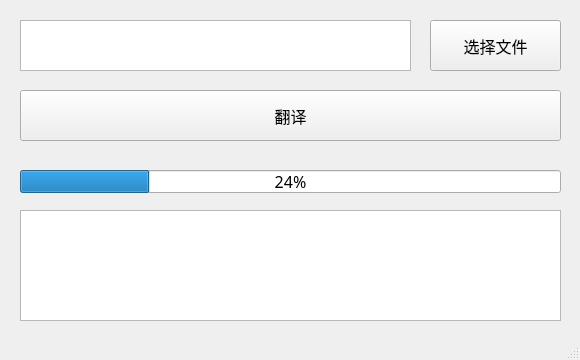
<?xml version="1.0" encoding="UTF-8"?>
<ui version="4.0">
 <class>MainWindow</class>
 <widget class="QMainWindow" name="MainWindow">
  <property name="geometry">
   <rect>
    <x>0</x>
    <y>0</y>
    <width>580</width>
    <height>360</height>
   </rect>
  </property>
  <property name="sizePolicy">
   <sizepolicy hsizetype="Fixed" vsizetype="Fixed">
    <horstretch>0</horstretch>
    <verstretch>0</verstretch>
   </sizepolicy>
  </property>
  <property name="minimumSize">
   <size>
    <width>580</width>
    <height>360</height>
   </size>
  </property>
  <property name="maximumSize">
   <size>
    <width>580</width>
    <height>360</height>
   </size>
  </property>
  <property name="font">
   <font>
    <family>Agency FB</family>
    <pointsize>12</pointsize>
   </font>
  </property>
  <property name="windowTitle">
   <string>MainWindow</string>
  </property>
  <widget class="QWidget" name="centralwidget">
   <widget class="QTextBrowser" name="textBrowser">
    <property name="geometry">
     <rect>
      <x>20</x>
      <y>20</y>
      <width>391</width>
      <height>51</height>
     </rect>
    </property>
   </widget>
   <widget class="QPushButton" name="pushButton">
    <property name="geometry">
     <rect>
      <x>430</x>
      <y>20</y>
      <width>131</width>
      <height>51</height>
     </rect>
    </property>
    <property name="text">
     <string>选择文件</string>
    </property>
   </widget>
   <widget class="QPushButton" name="pushButton_2">
    <property name="geometry">
     <rect>
      <x>20</x>
      <y>90</y>
      <width>541</width>
      <height>51</height>
     </rect>
    </property>
    <property name="text">
     <string>翻译</string>
    </property>
   </widget>
   <widget class="QProgressBar" name="progressBar">
    <property name="geometry">
     <rect>
      <x>20</x>
      <y>170</y>
      <width>541</width>
      <height>23</height>
     </rect>
    </property>
    <property name="value">
     <number>24</number>
    </property>
   </widget>
   <widget class="QTextBrowser" name="textBrowser_2">
    <property name="geometry">
     <rect>
      <x>20</x>
      <y>210</y>
      <width>541</width>
      <height>111</height>
     </rect>
    </property>
   </widget>
  </widget>
  <widget class="QMenuBar" name="menubar">
   <property name="geometry">
    <rect>
     <x>0</x>
     <y>0</y>
     <width>580</width>
     <height>30</height>
    </rect>
   </property>
  </widget>
  <widget class="QStatusBar" name="statusbar"/>
 </widget>
 <resources/>
 <connections/>
</ui>
